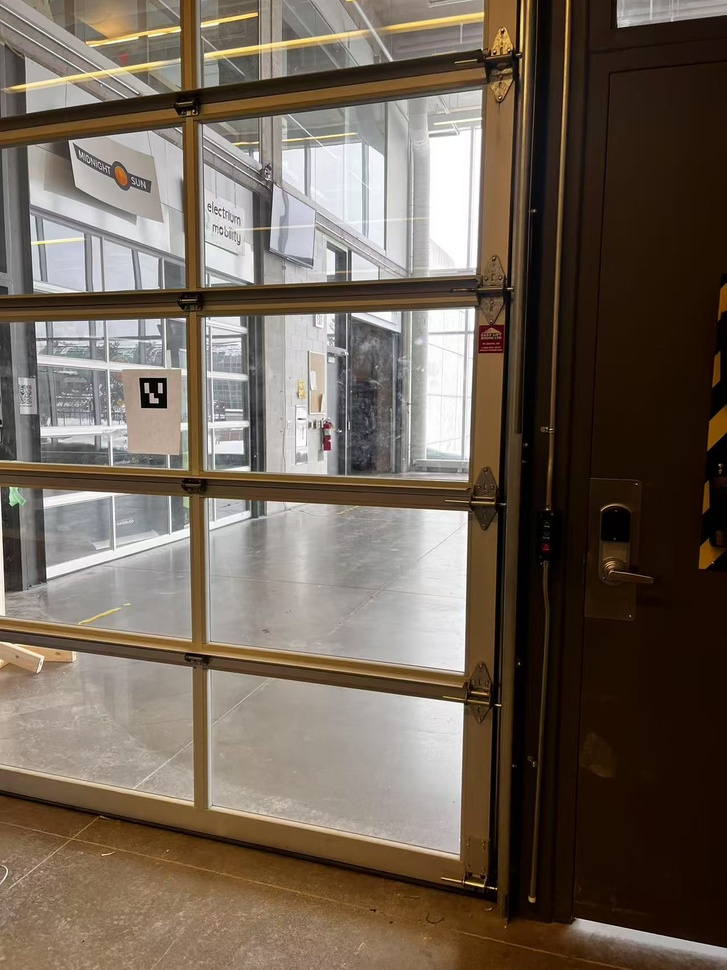
#> input picture example/img1.jpg, 727 x 970 px, shrunk from 1280 x 1707 before the run
$ python detect_img.py img1.jpg
#> lines starting #> are read from the running program, lines starting #| are printed output that depends on the picture
#!/usr/bin/env python3

import sys
import math
import cv2
import numpy as np

def detect_tag_2d_angle(image_path):
    """
    1. Loads an image and detects the first 4x4 ArUco marker.
    2. Finds the marker center and computes an angle (in degrees) where:
         - 0° = marker is straight up from image center
         - +angle = marker is to the left of up
         - -angle = marker is to the right of up
    3. Draws a short arrow from the image center toward the marker
       and saves the result as '2d_angle_result.jpg'.
    """
#> called with image_path = 'img1.jpg'
    # --- Load the image ---
    image = cv2.imread(image_path)
#> image is the input picture: shape (970, 727, 3); mean B, G, R 86.6, 99, 111.5
    if image is None:
        print(f"Error: Could not load image '{image_path}'. Check the file path.")
        return

    # Image dimensions and center
    height, width = image.shape[:2]
    cx, cy = width / 2, height / 2

    # Convert to grayscale for detection
    gray = cv2.cvtColor(image, cv2.COLOR_BGR2GRAY)
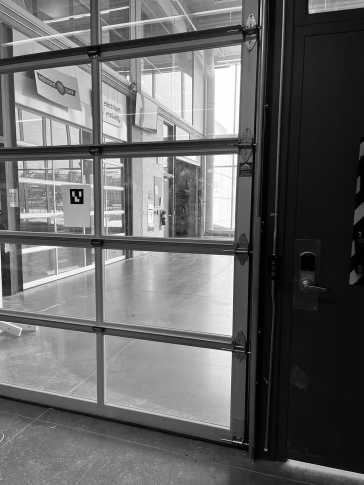
#> gray: shape (970, 727) (shown at 1/2 size); min 0, max 255, mean 101.3

    # Define the ArUco dictionary (4x4 markers, 50 IDs)
    aruco_dict = cv2.aruco.getPredefinedDictionary(cv2.aruco.DICT_4X4_50)

    # Create ArUco detector parameters
    try:
        parameters = cv2.aruco.DetectorParameters_create()
    except AttributeError:
        parameters = cv2.aruco.DetectorParameters()

    # Detect markers
    corners, ids, _ = cv2.aruco.detectMarkers(gray, aruco_dict, parameters=parameters)
#> corners = ([[139, 378], [166, 378], [166, 408], [141, 407]],); ids = [3]

    if ids is not None and len(ids) > 0:
        # Draw detected markers on the image
        cv2.aruco.drawDetectedMarkers(image, corners, ids)

        # Use the first detected marker for demonstration
        marker_corners = corners[0].reshape((4, 2))
#> marker_corners = [[139, 378], [166, 378], [166, 408], [141, 407]]
        # Marker center in the image
        mx, my = marker_corners.mean(axis=0)
#> mx = 153; my = 392.8

        # -----------------------------
        # 1) Compute the image offsets
        # -----------------------------
        dx = mx - cx   # horizontal offset (+ right, - left in image coords)
#> dx = -210.5
        dy = my - cy   # vertical offset (+ down, - up in image coords)
#> dy = -92.25

        # ---------------------------------------------
        # 2) Convert to an "angle from straight up"
        #
        #    We want:
        #      - 0° = marker is directly above center
        #      - +° = marker is left of up
        #      - -° = marker is right of up
        #
        #    In a standard math axis (x right, y up), we define:
        #      x' = dx, y' = -dy
        #    Then an angle from the y'-axis is given by: -atan2(x', y')
        # ---------------------------------------------
        x_prime = dx
#> x_prime = -210.5
        y_prime = -dy
#> y_prime = 92.25

        # Angle in radians, range (-π, π)
        # We use atan2(x', y') so that x'>0 => positive angle =>
        # but then we negate it to make x'>0 => negative angle => right.
        angle_radians = -math.atan2(x_prime, y_prime)
#> angle_radians = 1.16
        angle_degrees = math.degrees(angle_radians)
#> angle_degrees = 66.33

        # Print the angle
        print(f"Marker angle from up: {angle_degrees:.2f}°")
#| Marker angle from up: 66.33°
        #  0°   => straight up
        #  +θ°  => left of up
        #  -θ°  => right of up

        # -----------------------------------------------------
        # 3) Draw a short arrow from center toward the marker
        #    so we can visually confirm the direction is correct.
        # -----------------------------------------------------
        arrow_length = 100.0  # in pixels
        dist_to_marker = math.sqrt(dx**2 + dy**2)
#> dist_to_marker = 229.8
        if dist_to_marker > 1e-6:
            scale = arrow_length / dist_to_marker
#> scale = 0.435
        else:
            scale = 0.0  # marker is basically at center

        # End point of the arrow
        end_x = int(cx + scale * dx)
#> end_x = 271
        end_y = int(cy + scale * dy)
#> end_y = 444

        cv2.arrowedLine(
            image,
            (int(cx), int(cy)),
            (end_x, end_y),
            (0, 0, 255),
            2,
            tipLength=0.2
        )
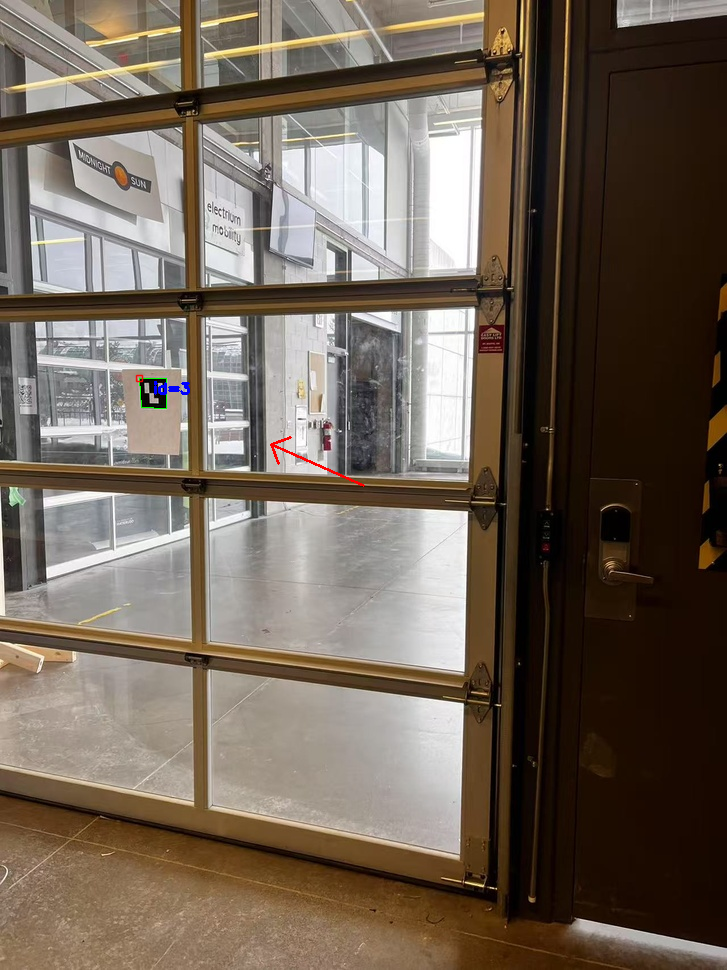
#> image: shape (970, 727, 3); mean B, G, R 86.6, 98.9, 111.5
    else:
        print("No ArUco markers detected.")

    # Save the result
    output_file = "2d_angle_result.jpg"
    cv2.imwrite(output_file, image)
    print(f"Annotated image saved as '{output_file}'")

def main():
    if len(sys.argv) < 2:
        print(f"Usage: {sys.argv[0]} <image_path>")
        sys.exit(1)

    image_path = sys.argv[1]
    detect_tag_2d_angle(image_path)

if __name__ == "__main__":
    main()

$ run again, on example/img3.jpg
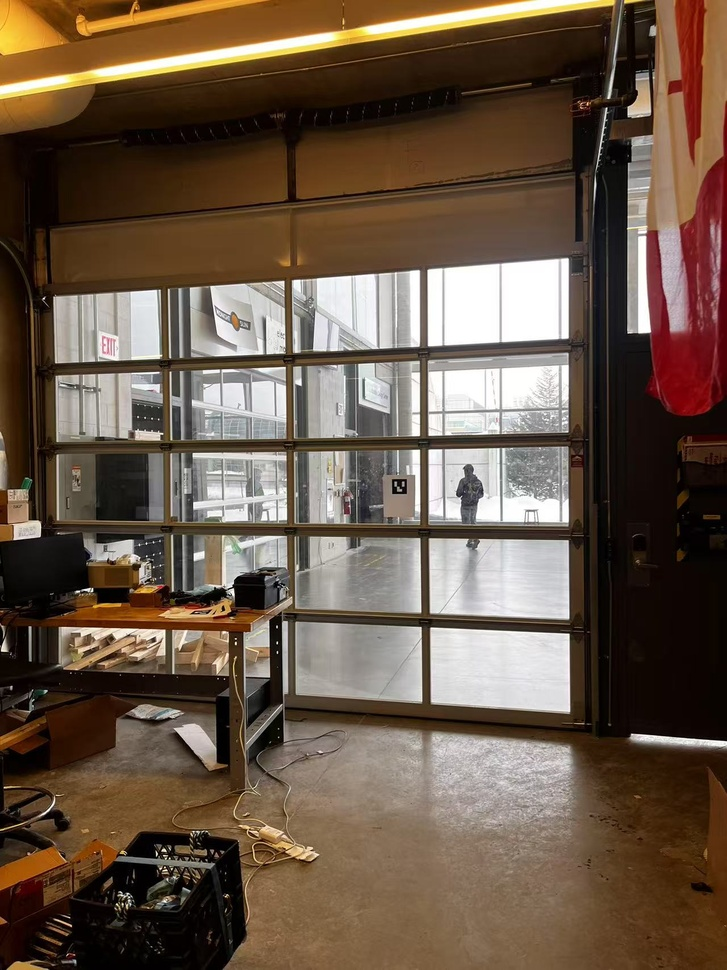
#> input picture example/img3.jpg, 727 x 970 px, shrunk from 1280 x 1707 before the run
#> in detect_tag_2d_angle, image is the input picture: shape (970, 727, 3); mean B, G, R 71.8, 87.5, 105.8
#> in detect_tag_2d_angle, `gray = cv2.cvtColor(image, cv2.COLOR_BGR2GRAY)`:
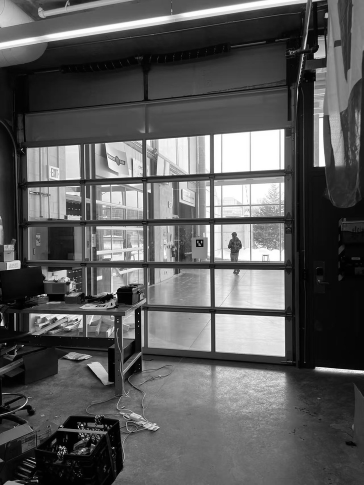
#> gray: shape (970, 727) (shown at 1/2 size); min 0, max 255, mean 91.2
#> corners = ([[392, 479], [406, 479], [406, 493], [392, 493]],); ids = [3]
#> marker_corners = [[392, 479], [406, 479], [406, 493], [392, 493]]
#> mx = 399; my = 486
#> dx = 35.5
#> dy = 1
#> x_prime = 35.5
#> y_prime = -1
#> angle_radians = -1.6
#> angle_degrees = -91.61
#| Marker angle from up: -91.61°
#> dist_to_marker = 35.51
#> scale = 2.82
#> end_x = 463
#> end_y = 487
#> in detect_tag_2d_angle, `cv2.arrowedLine( image, (int(cx), int(cy)), (end_x, end_y), (0, 0, 255..`:
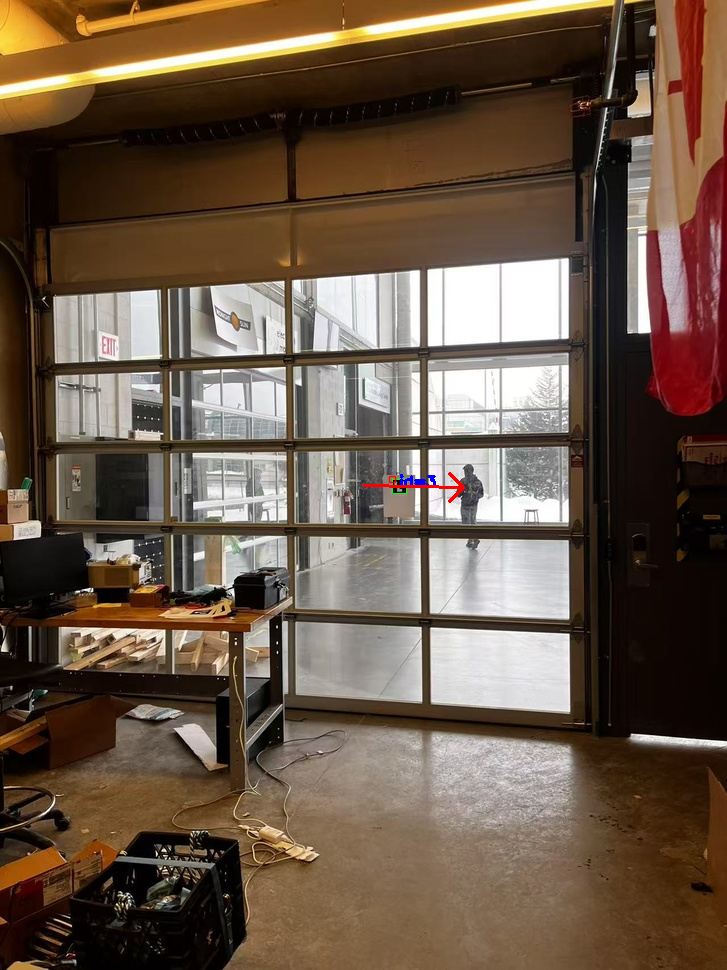
#> image: shape (970, 727, 3); mean B, G, R 71.7, 87.4, 105.8
